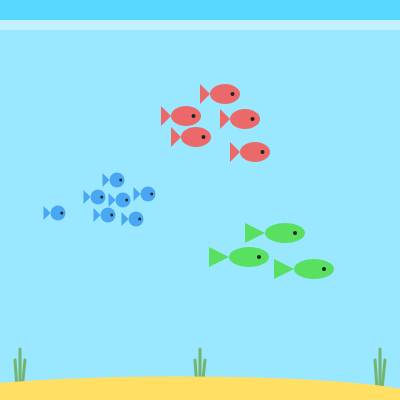
Frame 1 (no input)
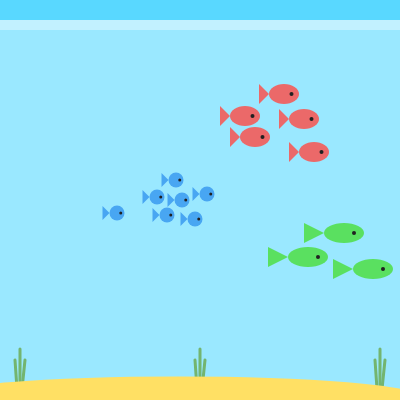
Frame 60 (no input)
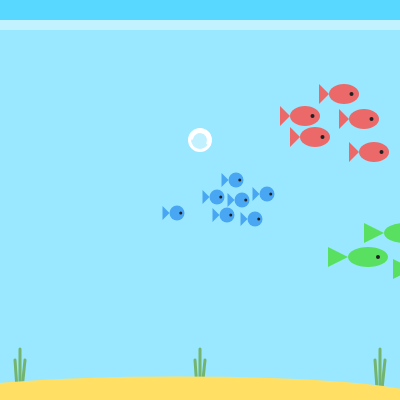
Frame 120 (the mouse pressed at the canvas centre since frame 60)

The p5.js sketch that drew these frames (run headless with seeded random() and noise() and a simulated clock; from frame 60 on, the mouse is pressed at the canvas centre):

// p5.js sketch
// ── sketch.js
/**

    Jacob Seiler
    12/4/2016
    Fish Tank

    - 3 Schools of fish swimming around
    - Seaweed and sand at the bottom of the tank
    * Click to make bubbles

**/

function setup() {
	createCanvas(400, 400);
	frameRate(60);
}

var fish = []; // Stores all fish
var bubbles = []; // Stores all bubbles

// Converts a string to an integer
var convertStringToInt = function(numb) {
	for (var i = -600; i <= 600; i += 1) {
		// Goes through every number from -600 to 600
		if (numb === "" + i) {
			return i; // If the number + quotes is equal to the string than return the number
		}
	}
};

// Draws the tank
var tank = function(x, y) {
	noStroke();
	fill(255, 255, 255, 100);
	rect(x, y, 400, 400); // The glass
	rect(x, y, 400, 10); // The top
};

// Adds a bubble
var bubble = function(x, y) {
	append(bubbles, x + "|" + y + "|0|" + ceil(random(10, 25))); // Adds a bubble to the array
};

// Manages all bubbles
var bubbleManager = function() {
	var nb = []; // Blank array

	for (var i = 0; i < bubbles.length; i++) {
		// Goes through every bubble
		var x = convertStringToInt(bubbles[i].split("|")[0]); // The x value of the bubble
		var y = convertStringToInt(bubbles[i].split("|")[1]); // The y value of the bubble
		var up = convertStringToInt(bubbles[i].split("|")[2]); // The offset of the bubble
		var size = convertStringToInt(bubbles[i].split("|")[3]); // The size of the bubble

		if (up >= 450) {
			continue; // If the bubble is off the screen than remove it
		}

		up++; // Offset the bubble 1 pixel higher
		fill(255, 255, 255, 100);
		stroke(255, 255, 255);
		ellipse(x, y - up, size, size); // Draw the bubble
		fill(255, 255, 255, 0);
		stroke(255, 255, 255);
		arc(x, y - up, size * 0.8, size * 0.8, 173, 258); // Draw the bubble glare

		append(nb, x + "|" + y + "|" + up + "|" + size); // Save the bubble with the new offset
	}

	bubbles = nb; // Set the bubbles array to the new saved bubbles
};

// Adds a fish
var addFish = function(
	id,
	centerX,
	centerY,
	bodyLength,
	bodyHeight,
	tailWidth,
	tailHeight,
	r,
	g,
	b,
	speed
) {
	for (var i = 0; i < fish.length; i++) {
		if (convertStringToInt(fish[i].split("|")[0]) === id) {
			return false; // If that fish ID already exists, than don't add the fish
		}
	}

	append(
		fish,
		id +
			"|" +
			centerX +
			"|" +
			centerY +
			"|" +
			bodyLength +
			"|" +
			bodyHeight +
			"|" +
			tailWidth +
			"|" +
			tailHeight +
			"|" +
			r +
			"|" +
			g +
			"|" +
			b +
			"|" +
			speed
	); // Adds the fish to the array
};

// Manages all fish
var fishManager = function() {
	var nf = []; // Blank array

	for (var i = 0; i < fish.length; i++) {
		// Goes through every fish
		var id = convertStringToInt(fish[i].split("|")[0]); // The ID of the fish
		var centerX = convertStringToInt(fish[i].split("|")[1]); // The x value of the fish
		var centerY = convertStringToInt(fish[i].split("|")[2]); // The y value of the fish
		var bodyLength = convertStringToInt(fish[i].split("|")[3]); // The body length of the fish
		var bodyHeight = convertStringToInt(fish[i].split("|")[4]); // The body height of the fish
		var tailWidth = convertStringToInt(fish[i].split("|")[5]); // The tail width of the fish
		var tailHeight = convertStringToInt(fish[i].split("|")[6]); // The tail height of the fish
		var r = convertStringToInt(fish[i].split("|")[7]); // The red value of the fish color
		var g = convertStringToInt(fish[i].split("|")[8]); // The green value of the fish color
		var b = convertStringToInt(fish[i].split("|")[9]); // The blue value of the fish color
		var speed = convertStringToInt(fish[i].split("|")[10]); // The speed of the fish

		noStroke();
		fill(r, g, b); // Set the fish color

		ellipse(centerX, centerY, bodyLength, bodyHeight); // The body of the fish

		triangle(
			centerX - bodyLength / 2,
			centerY,
			centerX - bodyLength / 2 - tailWidth,
			centerY - tailHeight,
			centerX - bodyLength / 2 - tailWidth,
			centerY + tailHeight
		); // The tail of the fish

		fill(33, 33, 33);
		ellipse(centerX + bodyLength / 4, centerY, bodyHeight / 5, bodyHeight / 5); // The fish eye

		if (centerX > 490) {
			centerX = -80; // If the fish goes off screen than set them back to the other side
		}

		append(
			nf,
			id +
				"|" +
				(centerX + speed) +
				"|" +
				centerY +
				"|" +
				bodyLength +
				"|" +
				bodyHeight +
				"|" +
				tailWidth +
				"|" +
				tailHeight +
				"|" +
				r +
				"|" +
				g +
				"|" +
				b +
				"|" +
				speed
		); // Saves the fish but changes the x value to move the fish
	}

	fish = nf; // Set the bubbles array to the new saved bubbles
};

// Draws seaweed
var seaweed = function(x, y) {
	fill(24, 133, 19);
	stroke(24, 133, 19);
	strokeWeight(3);

	line(x, y - 40, x, y);
	line(x + 5, y - 29, x + 2, y);
	line(x - 5, y - 29, x - 3, y);
};

// Where all the functions are called
draw = function() {
	fill(89, 216, 255);
	rect(-10, -10, 420, 420);

	// School of red fish
	addFish(0, 225, 94, 30, 20, 10, 10, 235, 105, 105, 1);
	addFish(1, 245, 119, 30, 20, 10, 10, 235, 105, 105, 1);
	addFish(2, 196, 137, 30, 20, 10, 10, 235, 105, 105, 1);
	addFish(3, 186, 116, 30, 20, 10, 10, 235, 105, 105, 1);
	addFish(4, 255, 152, 30, 20, 10, 10, 235, 105, 105, 1);

	// School of green fish
	addFish(5, 285, 233, 40, 20, 20, 10, 90, 224, 96, 1);
	addFish(6, 314, 269, 40, 20, 20, 10, 90, 224, 96, 1);
	addFish(7, 249, 257, 40, 20, 20, 10, 90, 224, 96, 1);

	// School of blue fish
	addFish(8, 123, 200, 15, 15, 7, 7, 72, 166, 242, 1);
	addFish(9, 148, 194, 15, 15, 7, 7, 72, 166, 242, 1);
	addFish(10, 117, 180, 15, 15, 7, 7, 72, 166, 242, 1);
	addFish(11, 108, 215, 15, 15, 7, 7, 72, 166, 242, 1);
	addFish(12, 136, 219, 15, 15, 7, 7, 72, 166, 242, 1);
	addFish(13, 98, 197, 15, 15, 7, 7, 72, 166, 242, 1);
	addFish(14, 58, 213, 15, 15, 7, 7, 72, 166, 242, 1);

	for (var i = 0; i <= 3; i++) {
		seaweed(i * 180 + 20, 389); // Draws seaweed
	}

	fill(255, 204, 0);
	noStroke();
	ellipse(178, 396, 479, 39); // Sand at the bottom of the tank

	tank(0, 20); // Draws the tank

	fishManager(); // Moves the fish
	bubbleManager(); // Moves the bubbles
};

// Checks for when the mouse is pressed
var mousePressed = function() {
	bubble(mouseX, mouseY); // Adds a bubble at the mouse location
};
